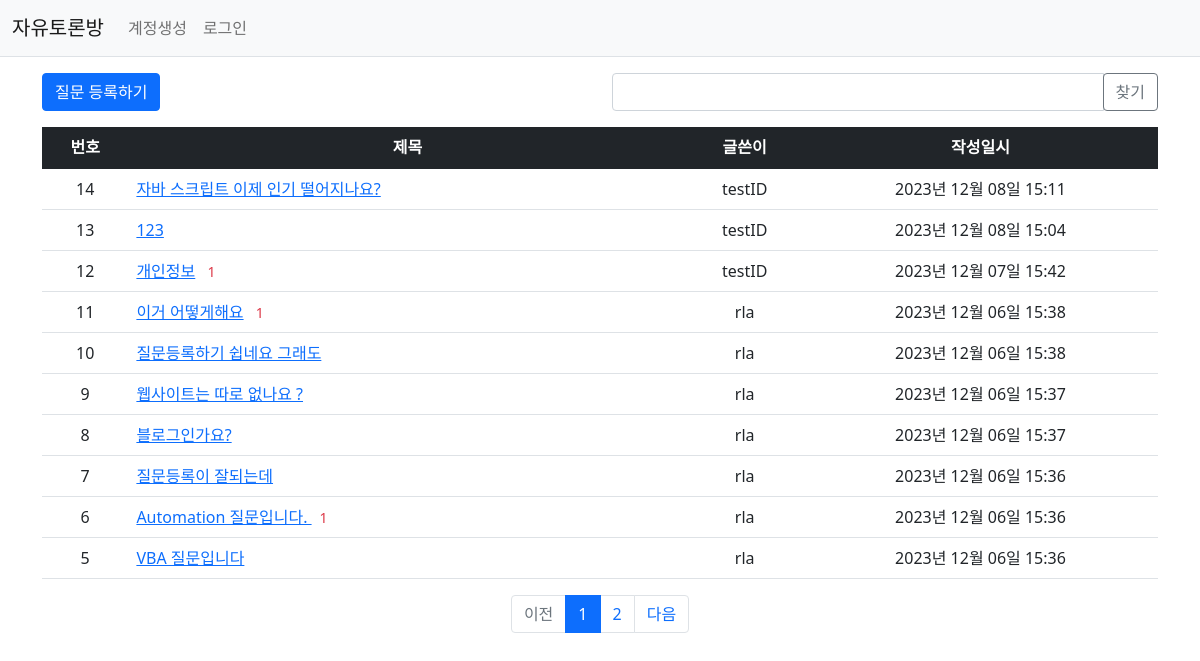
Page /question/list/ on the committed database.
### pybo/models.py (models this page shows)
class Question(db.Model):
    id = db.Column(db.Integer, primary_key=True)
    subject = db.Column(db.String(200), nullable=False)
    content = db.Column(db.Text(), nullable=False)
    create_date = db.Column(db.DateTime(), nullable=False)
    user_id = db.Column(db.Integer, db.ForeignKey('user.id', ondelete='CASCADE'), nullable=False)
    user = db.relationship('User', backref=db.backref('question_set'))
    modify_date = db.Column(db.DateTime(), nullable=True)
    voter = db.relationship('User', secondary=question_voter, backref=db.backref('question_voter_set'))

class User(db.Model):
    id = db.Column(db.Integer, primary_key=True)
    username = db.Column(db.String(150), unique=True, nullable=False)
    password = db.Column(db.String(200), nullable=False)
    email = db.Column(db.String(120), unique=True, nullable=False)

### pybo/views/question_views.py (the view, shortened to what this page needs)
@bp.route('/list/')
def _list():
    page = request.args.get('page', type=int, default=1)
    kw = request.args.get('kw', type=str, default='')
    question_list = Question.query.order_by(Question.create_date.desc())
    question_list = question_list.paginate(page=page, per_page=10)
    return render_template('question/question_list.html', question_list=question_list, page=page, kw=kw)

### pybo/filter.py (called while the page is built)
def format_datetime(value, fmt='%Y년 %m월 %d일 %H:%M'):
    return value.strftime(fmt)

### pybo/views/auth_views.py (called while the page is built)
@bp.before_app_request
def load_logged_in_user():
    user_id = session.get('user_id')
    if user_id is None:
        g.user = None
    else:
        g.user = User.query.get(user_id)

### pybo/templates/question/question_list.html (shortened to what this page needs)
{% extends 'base.html' %}
{% block content %}
<div class="container my-3">
    <div class="row my-3">
        <div class="col-6">
            <a href="{{ url_for('question.create') }}" class="btn btn-primary">질문 등록하기</a>
        </div>
        <div class="col-6">
            <div class="input-group">
                <input type="text" id="search_kw" class="form-control" value="{{ kw or '' }}">
                <div class="input-group-append">
                    <button class="btn btn-outline-secondary" type="button" id="btn_search">찾기</button>
                </div>
            </div>
        </div>
    </div>
    <table class="table">
        <thead>
        <tr class="text-center table-dark">
            <th>번호</th>
            <th style="width:50%">제목</th>
            <th>글쓴이</th>
            <th>작성일시</th>
        </tr>
        </thead>
        <tbody>
        {% if question_list %}
        {% for question in question_list.items %}
        <tr class="text-center">
            <td>{{ question_list.total - ((question_list.page-1) * question_list.per_page) - loop.index0 }}</td>
            <td class="text-start">
                <a href="{{ url_for('question.detail', question_id=question.id) }}">{{ question.subject }}</a>
                {% if question.answer_set|length > 0 %}
                <span class="text-danger small mx-2">{{ question.answer_set|length }}</span>
                {% endif %}
            </td>
            <td>{{ question.user.username }}</td>
            <td>{{ question.create_date|datetime}}</td>
        </tr>
        {% endfor %}
        {% else %}
        <tr>
            <td colspan="3">질문이 없습니다.</td>
        </tr>
        {% endif %}
        </tbody>
    </table>
    <ul class="pagination justify-content-center">
        {% if question_list.has_prev %}
        <li class="page-item">
            <a class="page-link" data-page="{{ question_list.prev_num }}" href="javascript:void(0)">이전</a>
        </li>
        {% else %}
        <li class="page-item disabled">
            <a class="page-link" tabindex="-1" aria-disabled="true" href="javascript:void(0)">이전</a>
        </li>
        {% endif %}
        {% for page_num in question_list.iter_pages() %}
        {% if page_num %}
        {% if page_num != question_list.page %}
        <li class="page-item">
            <a class="page-link" data-page="{{ page_num }}" href="javascript:void(0)">{{ page_num }}</a>
        </li>
        {% else %}
        <li class="page-item active" aria-current="page">
            <a class="page-link" href="javascript:void(0)">{{ page_num }}</a>
        </li>
        {% endif %}
        {% else %}
        <li class="disabled">
            <a class="page-link" href="javascript:void(0)">...</a>
        </li>
        {% endif %}
        {% endfor %}
        {% if question_list.has_next %}
        <li class="page-item">
            <a class="page-link" data-page="{{ question_list.next_num }}" href="javascript:void(0)">다음</a>
        </li>
        {% else %}
        <li class="page-item disabled">
            <a class="page-link" tabindex="-1" aria-disabled="true" href="javascript:void(0)">다음</a>
        </li>
        {% endif %}
    </ul>
</div>
{% endblock %}

### pybo/templates/base.html (shortened to what this page needs)
<!DOCTYPE html>
<html lang="ko">
  <head>
    <link rel="stylesheet" href="{{ url_for('static', filename = 'bootstrap.min.css') }}" />
    <link rel="stylesheet" href="{{ url_for('static', filename = 'style.css') }}" />
  </head>
  <body>
    {% include "navbar.html" %}
    {% block content %}
    {% endblock %}
  </body>
</html>

### pybo/templates/navbar.html (shortened to what this page needs)
<nav class="navbar navbar-expand-lg navbar-light bg-light border-bottom">
    <div class="container-fluid">
        <a class="navbar-brand" href="{{ url_for('main.index') }}">자유토론방</a>
        <div class="collapse navbar-collapse" id="navbarSupportedContent">
            {% if g.user %}
            <ul class="navbar-nav">
                <li class="nav-item ">
                    <a class="nav-link" href="{{ url_for('auth.logout') }}">{{ g.user.username }} (로그아웃)</a>
                </li>
            </ul>
            {% else %}
            <ul class="navbar-nav me-auto mb-2 mb-lg-0">
                <li class="nav-item">
                    <a class="nav-link" href="{{ url_for('auth.signup')}}">계정생성</a>
                </li>
                <li class="nav-item">
                    <a class="nav-link" href="{{ url_for('auth.login') }}">로그인</a>
                </li>
            </ul>
            {% endif %}
        </div>
    </div>
</nav>

### rows in the picture
Question: id "14", subject "자바 스크립트 이제 인기 떨어지나요?", user.username "testID", create_date "2023년 12월 08일 15:11"
Question: id "13", subject "123", user.username "testID", create_date "2023년 12월 08일 15:04"
Question: id "12", subject "개인정보", answer_set|length "1", user.username "testID", create_date "2023년 12월 07일 15:42"
Question: id "11", subject "이거 어떻게해요", answer_set|length "1", user.username "rla", create_date "2023년 12월 06일 15:38"
Question: id "10", subject "질문등록하기 쉽네요 그래도", user.username "rla", create_date "2023년 12월 06일 15:38"
Question: id "9", subject "웹사이트는 따로 없나요 ?", user.username "rla", create_date "2023년 12월 06일 15:37"
Question: id "8", subject "블로그인가요?", user.username "rla", create_date "2023년 12월 06일 15:37"
Question: id "7", subject "질문등록이 잘되는데", user.username "rla", create_date "2023년 12월 06일 15:36"
Question: id "6", subject "Automation 질문입니다.", answer_set|length "1", user.username "rla", create_date "2023년 12월 06일 15:36"
Question: id "5", subject "VBA 질문입니다", user.username "rla", create_date "2023년 12월 06일 15:36"

### other values in the picture
{{ page_num }} "1"
{{ page_num }} "2"
